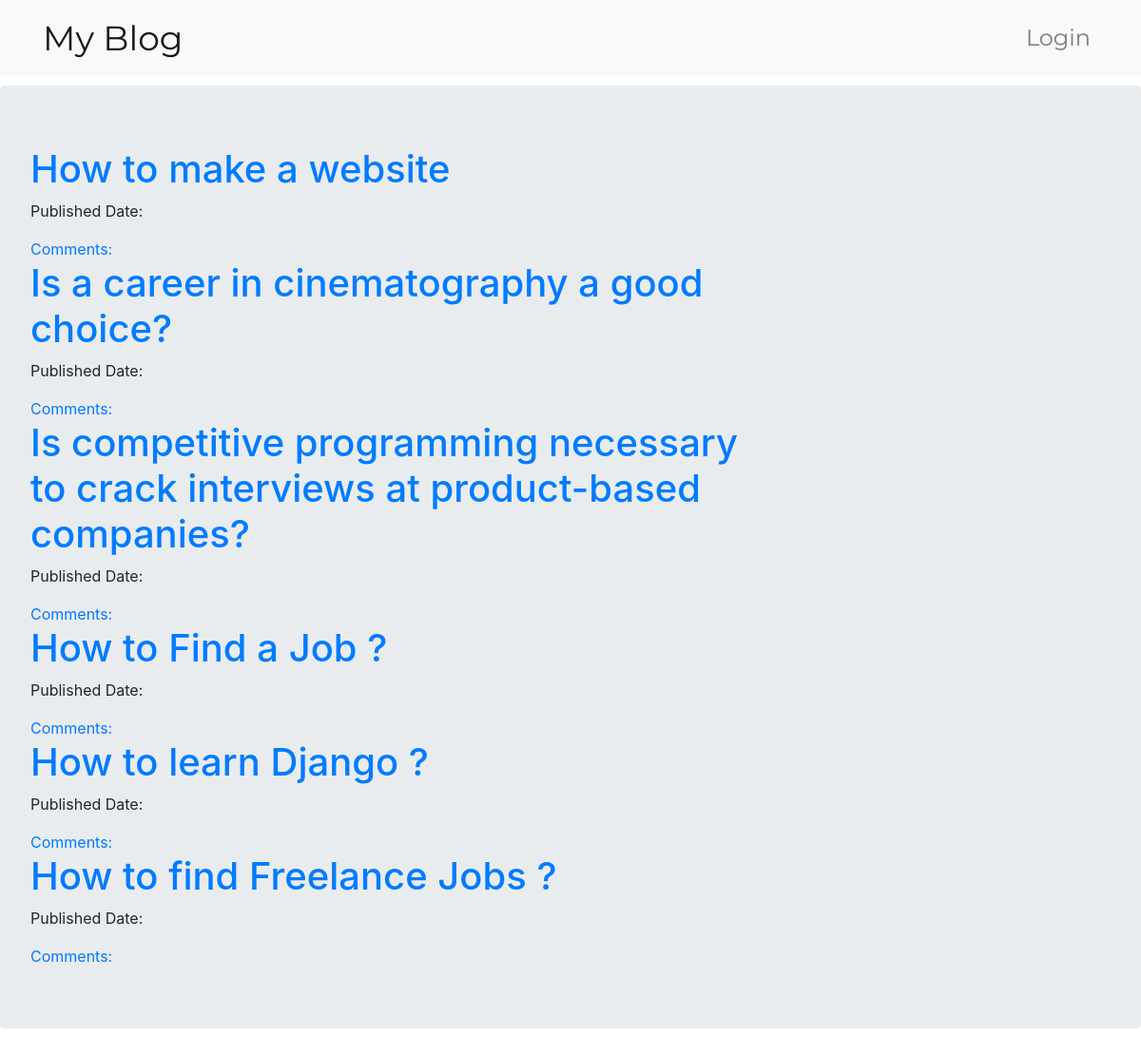
The page / on the database its author committed.
### blog/models.py (models this page shows, shortened)
class Post(models.Model):
    author = models.ForeignKey('auth.User', on_delete=models.CASCADE) # Connecting it directly to the superuser(one to many type)
    title = models.CharField(max_length=256)
    text = models.TextField()
    created_date = models.DateTimeField(default=timezone.now)
    published_date = models.DateTimeField(blank=True, null=True)

### blog/views.py (the view)
# urls.py: path('', views.PostListView.as_view(), name='post_list'),
class PostListView(ListView):
    model = Post
    ''' Returns  the list of views for this View'''
    def get_queryset(self):
        return Post.objects.filter(published_date__lte=timezone.now()).order_by('-published_date')  #__lte is less than equals too!

### blog/templates/blog/post_list.html
{% extends "blog/base.html" %}
{% block content %}
  <div class="centerstage">
    {% for post in post_list %}
      <div class="post">
        <h1> <a href="{% url 'post_detail' pk=post.pk%}">{{ post.title}}</a> </h1>
        <div class="date">
          <p>Published Date: {{ post.Published|date:'D M Y'}}</p>
        </div>
        <a href="{% url 'post_detail' pk=post.pk %}">Comments: {{post.approve_comments.count}}</a>
    {% endfor %}
  </div>
  {% endblock %}

### blog/templates/blog/base.html (shortened to what this page needs)
<!DOCTYPE html>
{% load staticfiles %}
<html lang="en" dir="ltr">
  <head>
    <link rel="stylesheet" href="https://stackpath.bootstrapcdn.com/bootstrap/4.1.1/css/bootstrap.min.css">
    <link rel="stylesheet" href="//cdn.jsdelivr.net/npm/medium-editor@latest/dist/css/medium-editor.min.css" type="text/css" media="screen" charset="utf-8">
    <link rel="stylesheet" href="{% static 'css/blog.css' %}">
  </head>
  <body class="loader">
    <nav class="navbar navbar-expand-lg  navbar-light bg-light techfont custom-navbar">
        <div class="container">
          <ul class="navbar-nav">
              <li> <a class="navbar-brand bigbrand" href="{% url 'post_list' %}">My Blog</a> </li>
          </ul>
          <ul class="navbar-nav ml-auto">
            {% if user.is_authenticated %}
            <li>
              <a class="nav-link"href="{% url 'post_new' %}">New Post</a>
            </li>
            <li>
              <a class="nav-link"href="{% url 'post_draft_list' %}">Drafts</a>
            </li>
            <li>
              <a class="nav-link"href="{% url 'logout' %}">Logout</a>
            </li>
            <li> <a class="nav-link">Welcome {{user.username}}</a> </li>
            {%else%}
            <li>
              <a class="nav-link"href="{% url 'login' %}"> <span class="glyphicon glyphicon-user">Login</span> </a>
            </li>
            {% endif %}
          </ul>
        </div>
      </nav>
    <div class="jumbotron">
      <div class="row">
        <div class="col-md-8">
          <div class="blog_post">
            {% block content %}
            {% endblock %}
          </div>
        </div>
      </div>
    </div>
  </body>
</html>

### blog/static/css/blog.css (style rules this page uses)
.techfont { font-family: 'Montserrat', sans-serif; font-size: 1.5em; margin-bottom: 10px; }
.loader { filter:hue-rotate(0deg); color:linear-gradient(45deg,#0f8,#08f); animation:hue 10000ms infinite linear; }
.centerstage { margin-left: auto; margin-right: auto; }
.bigbrand { font-size: 1.5em; }

### rows shown on the page
Post: title "How to make a website"
Post: title "Is a career in cinematography a good choice?"
Post: title "Is competitive programming necessary to crack interviews at product-based companies?"
Post: title "How to Find a Job ?"
Post: title "How to learn Django ?"
Post: title "How to find Freelance Jobs ?"
